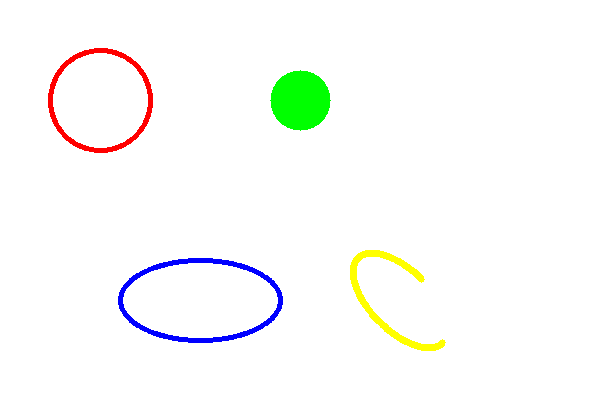
#> input picture OpenCV/generated_shapes.png, 600 x 400 px
$ python 2_2_find_circles_and_elipses.py
#> lines starting #> are read from the running program, lines starting #| are printed output that depends on the picture; after the words box and inside, x2 and y2 are one past the last pixel; in counts of white or black regions, pixels touching at a corner belong together
import cv2
import numpy as np

# Load image
img = cv2.imread('generated_shapes.png')
#> img is the input picture: shape (400, 600, 3); mean B, G, R 248.7, 251.2, 249.9
if img is None:
    print("Could not read image")
    exit()

output = img.copy()
gray = cv2.cvtColor(img, cv2.COLOR_BGR2GRAY)
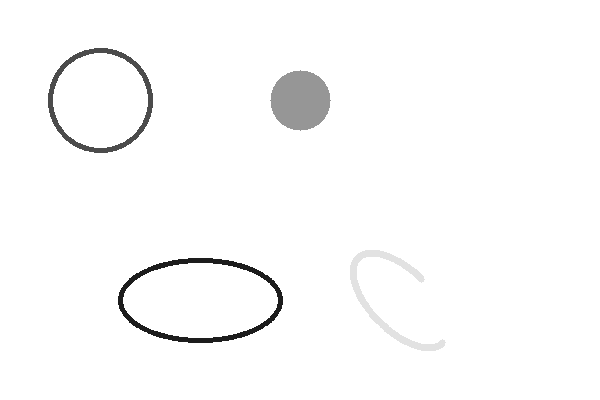
#> gray: shape (400, 600); min 29, max 255, mean 250.6
blur = cv2.GaussianBlur(gray, (7, 7), 2)
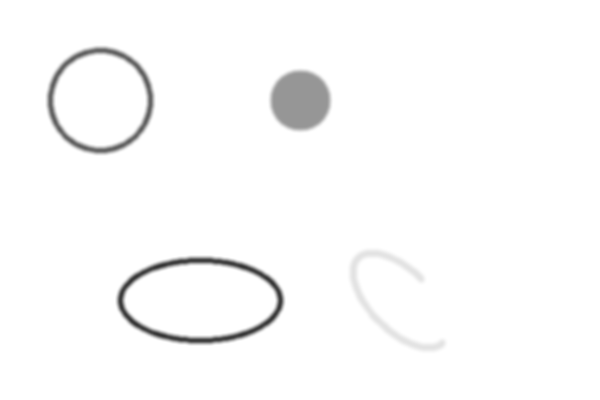
#> blur: shape (400, 600); min 53, max 255, mean 250.6

# --- Detect Circles ---
circles = cv2.HoughCircles(blur, cv2.HOUGH_GRADIENT, dp=1.2, minDist=30,
                           param1=50, param2=30, minRadius=10, maxRadius=0)
#> circles = 17 rows, first 8: [99, 100.2, 52.36], [199.8, 199.8, 142.7], [199.8, 400.2, 137.9], [299.4, 100.2, 29.32], [204.6, 162.6, 174.6], [196.2, 370.2, 113.4], [196.2, 229.8, 113.1], [447, 252.6, 93.64]

if circles is not None:
    circles = np.uint16(np.around(circles))
#> circles = 17 rows, first 8: [99, 100, 52], [200, 200, 143], [200, 400, 138], [299, 100, 29], [205, 163, 175], [196, 370, 113], [196, 230, 113], [447, 253, 94]
    for i in circles[0, :]:
        # Draw the outer circle
        cv2.circle(output, (i[0], i[1]), i[2], (0, 255, 0), 2)
        # Draw the center of the circle
        cv2.circle(output, (i[0], i[1]), 2, (0, 0, 255), 3)
#> this loop made 17 passes
#> i on passes 1 to 12: [99, 100, 52], [200, 200, 143], [200, 400, 138], [299, 100, 29], [205, 163, 175], [196, 370, 113], [196, 230, 113], [447, 253, 94], [199, 133, 204], [178, 334, 74], [175, 271, 68], [253, 301, 29]
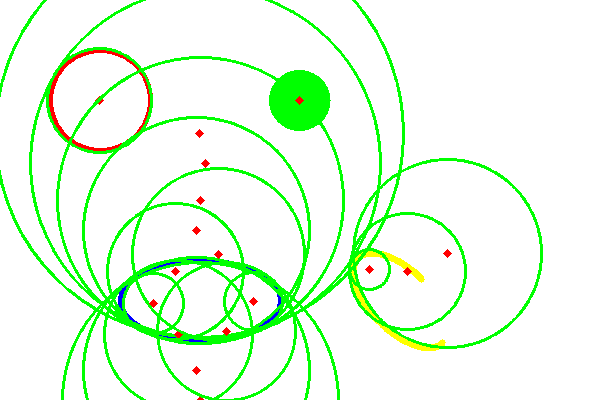
#> output: shape (400, 600, 3); 8.59% of pixels changed, all inside (x1, y1, x2, y2) = (0, 0, 543, 400)

# --- Detect Ellipses ---
# Find edges and contours
edges = cv2.Canny(blur, 50, 150)
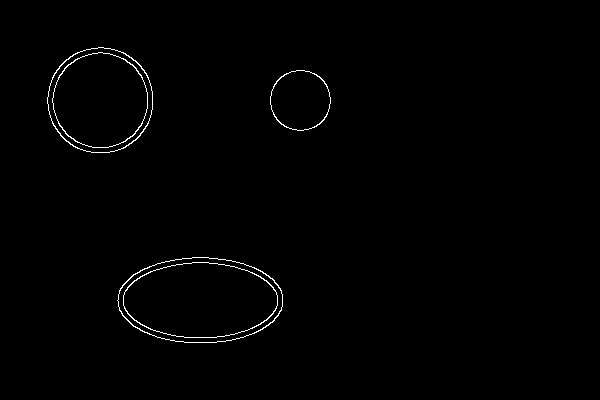
#> edges: shape (400, 600); 0.75% white in thin lines or dots, all inside (x1, y1, x2, y2) = (47, 47, 331, 343)
contours, _ = cv2.findContours(edges, cv2.RETR_LIST, cv2.CHAIN_APPROX_SIMPLE)
#> contours = 10 contours; largest, box (x1, y1, x2, y2) and area: (117, 257, 283, 343) 11094, (117, 257, 283, 343) 11008, (123, 262, 278, 338) 9091, (123, 262, 278, 338) 9017, (47, 47, 153, 153) 8721

for cnt in contours:
    if len(cnt) >= 5:  # fitEllipse needs at least 5 points
        ellipse = cv2.fitEllipse(cnt)
        # Filter by ellipse size or shape if needed here
        cv2.ellipse(output, ellipse, (255, 0, 0), 2)
#> this loop made 10 passes
#> ellipse on passes 1 to 10: ((200, 300), (74.7, 153.5), 90), ((200, 300), (74.71, 154.9), 90), ((200, 300), (85.3, 164.7), 90), ((200.1, 300), (85.35, 166.1), 90), ((300, 99.96), (59.64, 59.64), 45), ((300, 99.96), (60.13, 60.13), 45), ((99.98, 99.97), (94.43, 94.45), 42.52), ((99.99, 99.99), (94.88, 94.89), 31.4), ((99.96, 99.96), (105, 105), 55.83), ((99.98, 99.98), (105.5, 105.5), 59.13)
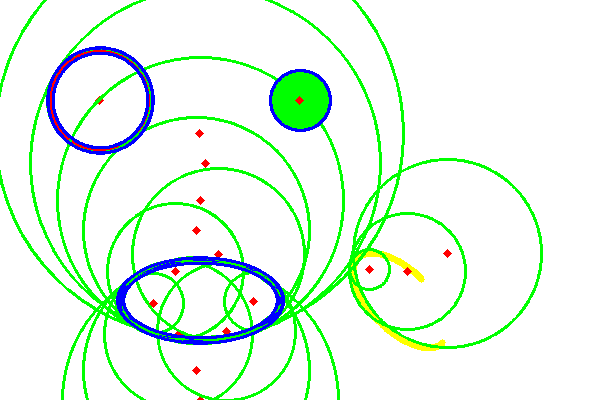
#> output: shape (400, 600, 3); 2.09% of pixels changed, all inside (x1, y1, x2, y2) = (46, 46, 332, 345)

# Show result
cv2.imshow('Circles and Ellipses', output)
cv2.waitKey(0)
cv2.destroyAllWindows()
